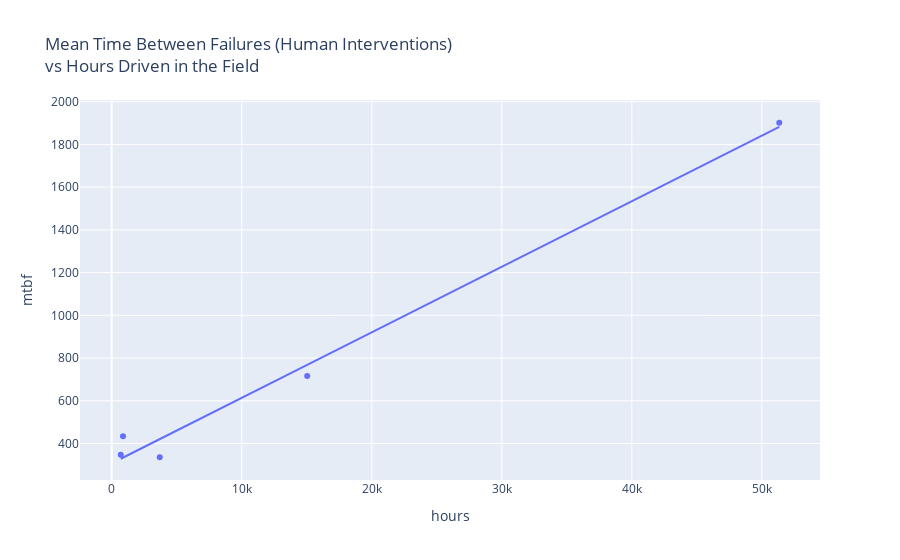

The code cell stored with this chart in its notebook:
### Code cell
fig = px.scatter(df, 
                 x='hours',
                 y='mtbf',
                 trendline="ols",
                 title='Mean Time Between Failures (Human Interventions)<br>vs Hours Driven in the Field'
                )
fig.show()
results = px.get_trendline_results(fig)
#results.iloc[0].values[0].summary()

### Figure 1 — Plotly figure (JSON) as saved in the notebook; plotly's stock layout.template omitted (floating-point values rounded to 4 significant figures)
{"data": [{"hovertemplate": "hours=%{x}<br>mtbf=%{y}<extra></extra>", "legendgroup": "", "marker": {"color": "#636efa", "symbol": "circle"}, "mode": "markers", "name": "", "orientation": "v", "showlegend": false, "type": "scatter", "x": [693.4, 867.6, 3691.0, 15030.0, 51340.0], "xaxis": "x", "y": [346.7, 433.8, 335.6, 715.9, 1901.0], "yaxis": "y"}, {"hovertemplate": "<b>OLS trendline</b><br>mtbf = 0.0306684 * hours + 307.36<br>R<sup>2</sup>=0.988270<br><br>hours=%{x}<br>mtbf=%{y} <b>(trend)</b><extra></extra>", "legendgroup": "", "marker": {"color": "#636efa", "symbol": "circle"}, "mode": "lines", "name": "", "showlegend": false, "type": "scatter", "x": [693.4, 867.6, 3691.0, 15030.0, 51340.0], "xaxis": "x", "y": [328.6, 334.0, 420.6, 768.4, 1882.0], "yaxis": "y"}], "layout": {"legend": {"tracegroupgap": 0}, "title": {"text": "Mean Time Between Failures (Human Interventions)<br>vs Hours Driven in the Field"}, "xaxis": {"anchor": "y", "domain": [0, 1], "title": {"text": "hours"}}, "yaxis": {"anchor": "x", "domain": [0, 1], "title": {"text": "mtbf"}}}}
